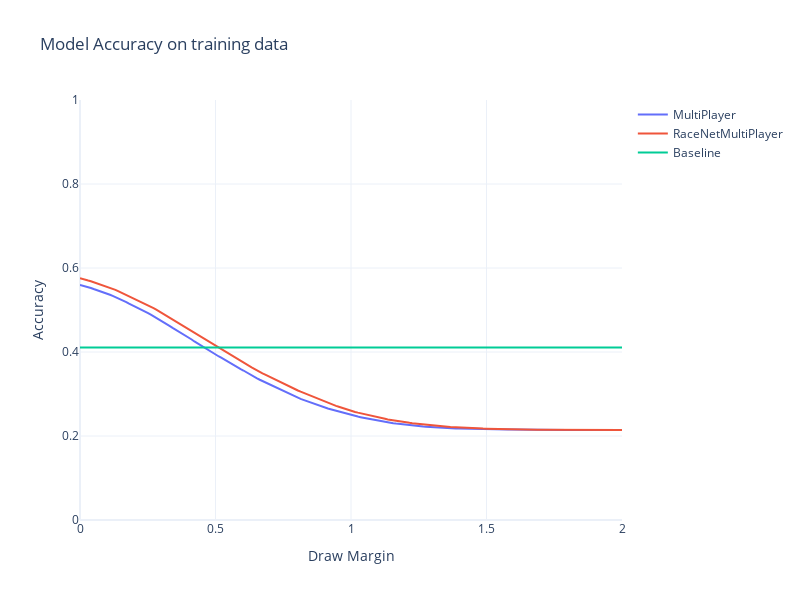

The notebook cell this image was saved under:
### Markdown cell above
### Investigate DrawMargin

### Code cell
map = lambda pred, margin: np.select([pred < -margin, abs(pred) <= margin, pred > margin], [-1, 0, 1])
gt = obs_val.detach().numpy()

margins = np.linspace(0, 2, 200)
acc = np.zeros((2, len(margins)))
for i, margin in enumerate(margins):
    results_MultiPlayer = map(prediction_MultiPlayer, margin)
    results_RaceNetMultiPlayer = map(prediction_RaceNetMultiPlayer, margin)
    acc[0, i] = sum(results_MultiPlayer == gt) / len(gt)
    acc[1, i] = sum(results_RaceNetMultiPlayer == gt) / len(gt)

baseline_acc = max([sum(gt == i) / len(gt) for i in [-1, 0, 1]])

fig = go.Figure()
fig.add_trace( go.Scatter(x=margins, y=acc[0], mode='lines', name='MultiPlayer') )
fig.add_trace( go.Scatter(x=margins, y=acc[1], mode='lines', name='RaceNetMultiPlayer') )
fig.add_trace( go.Scatter(x=margins, y=[baseline_acc] * len(margins), mode='lines', name='Baseline') )
fig.update_layout(title='Model Accuracy on training data', xaxis_title='Draw Margin', yaxis_title='Accuracy', width=800, height=600)
fig.update_yaxes(range=[0, 1])
fig.show()

### Figure 1 — Plotly figure (JSON) as saved in the notebook; plotly's stock layout.template omitted (floating-point values rounded to 4 significant figures; data arrays with more than 128 entries replaced by an {"elided": "..."} marker saying what was removed)
{"data": [{"mode": "lines", "name": "MultiPlayer", "type": "scatter", "x": {"elided": "200 float values"}, "y": {"elided": "200 float values"}}, {"mode": "lines", "name": "RaceNetMultiPlayer", "type": "scatter", "x": {"elided": "200 float values"}, "y": {"elided": "200 float values"}}, {"mode": "lines", "name": "Baseline", "type": "scatter", "x": {"elided": "200 float values"}, "y": {"elided": "200 float values"}}], "layout": {"height": 600, "title": {"text": "Model Accuracy on training data"}, "width": 800, "xaxis": {"title": {"text": "Draw Margin"}}, "yaxis": {"range": [0, 1], "title": {"text": "Accuracy"}}}}
